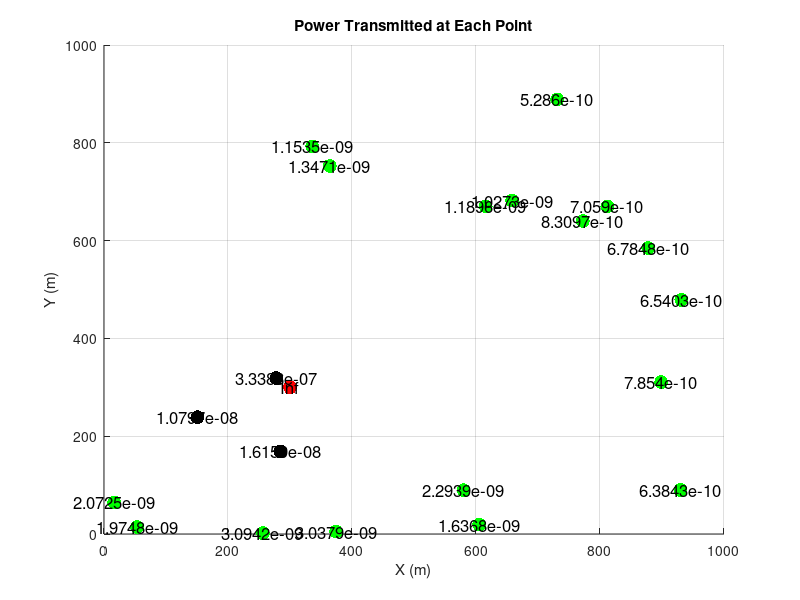

Write MATLAB code to recreate this figure.
clc;
clear all;
close all;

% Number of points and range
num_points = 21;
range_m = 1000;

% Generate random x and y coordinates for points
x = rand(num_points, 1) * range_m;
y = rand(num_points, 1) * range_m;

% Set the first point's coordinates
x(1) = 300;
y(1) = 300;

% Calculate distances of each point from the reference point (300, 300)
distances = sqrt((x - 300).^2 + (y - 300).^2);

% Initialize colors matrix
colors = zeros(num_points, 3);

% Assign colors based on distances
colors(distances > 200, :) = repmat([0 1 0], sum(distances > 200), 1);

% Set the color of the reference point to red
colors(1, :) = [1 0 0];

% Transmit power parameters
trans_power = 40; % in dBm
gt = 1; % Gain of transmitting antenna
gr = 1; % Gain of receiving antenna
frequency = 9 * (10^9); % Frequency in Hz
lambda = 3 * (10^8) / frequency; % Wavelength in meters

% Calculate transmitted power at each point
power_transmitted = (gt * gr * trans_power * lambda^2) ./ (16 * pi^2 * distances.^2);

% Create scatter plot
figure;
scatter(x, y, 100, colors, 'filled');
xlabel('X (m)');
ylabel('Y (m)');
title('Power Transmitted at Each Point');
grid on;

% Add text annotations for each point with larger font size
for i = 1:num_points
    text(x(i), y(i), num2str(power_transmitted(i)), 'HorizontalAlignment', 'center', 'FontSize', 12);
end

